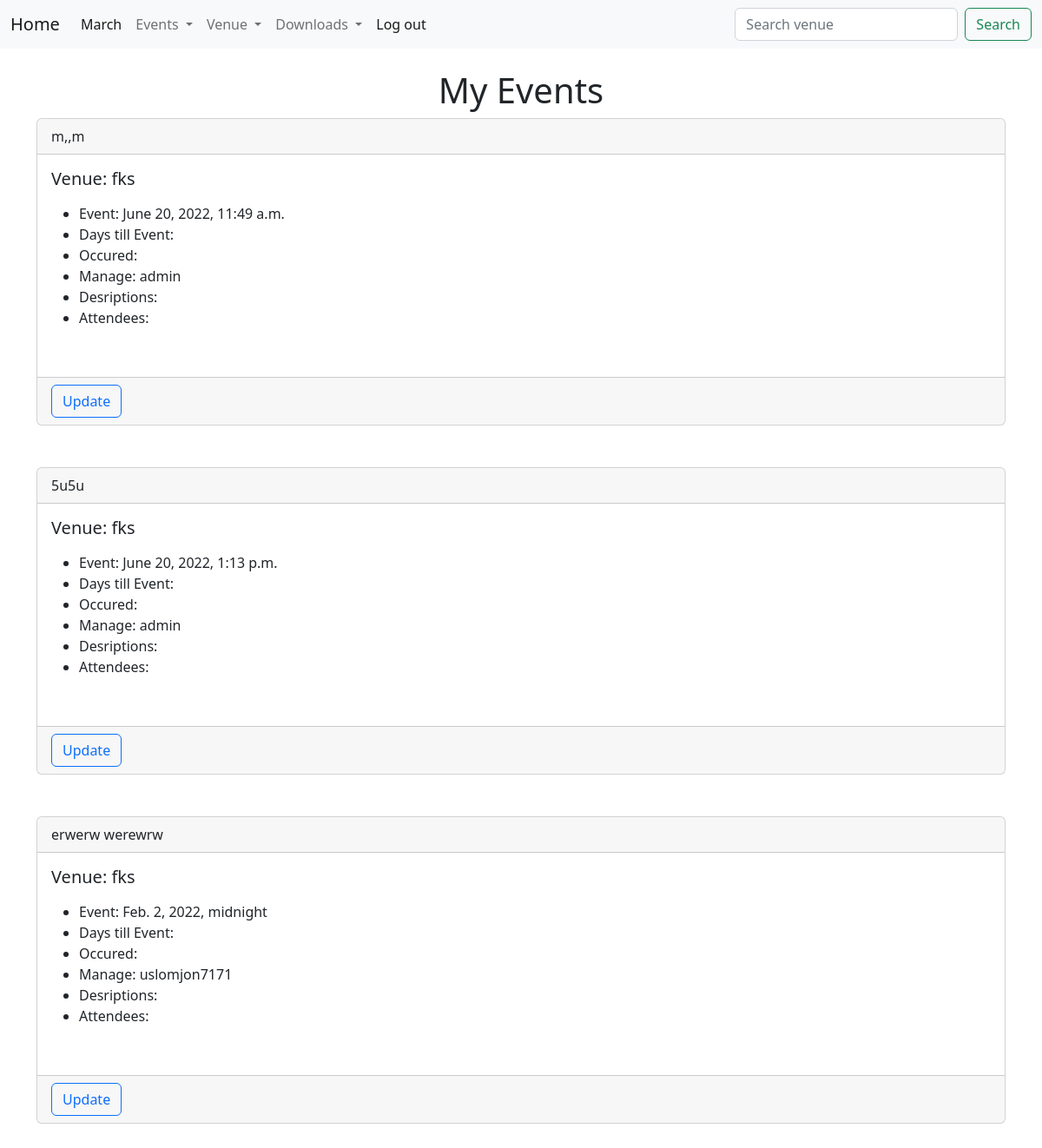
The app's page /my_events (signed in), older data.
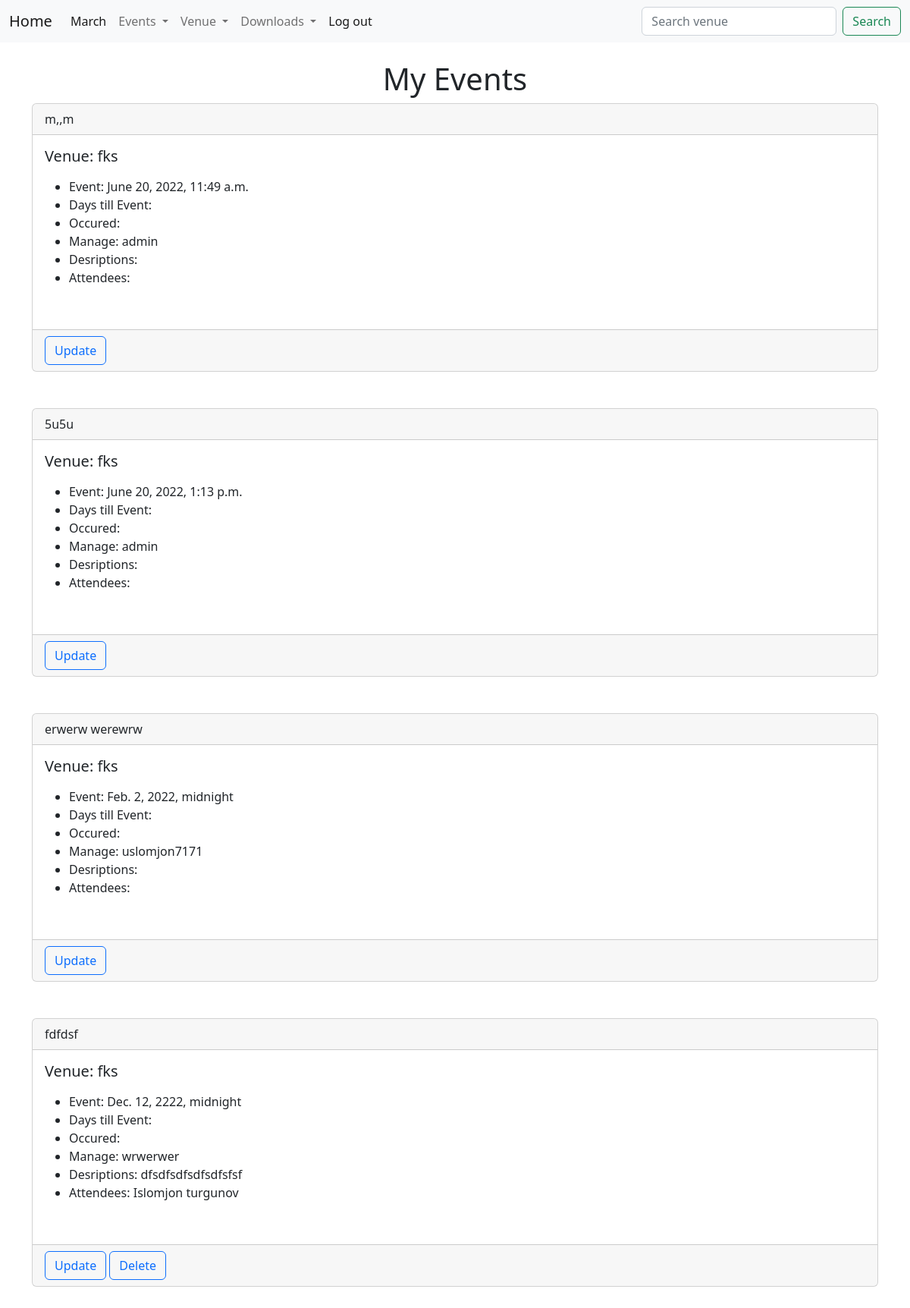
The same page, newer data.
### djangowedapp1/models.py (models this page shows, shortened)
class Event(models.Model):
    name = models.CharField("Event name", max_length=120)
    event_date = models.DateTimeField("Event date")
    venue = models.ForeignKey(Venue, blank=True, null=True, on_delete=models.CASCADE)
    manager = models.ForeignKey(User, blank=True, null=True, on_delete=models.SET_NULL)
    description = models.TextField(blank=True)
    attendees = models.ManyToManyField(MyClubUser)
    approved = models.BooleanField("Approved", default=False)
    def __str__(self):
        return self.name

class Venue(models.Model):
    name = models.CharField("Venue name", max_length=120)
    address = models.CharField( max_length=120)
    zip_code = models.CharField("Zip code", max_length=120)
    phone = models.CharField("Contact number", max_length=120)
    web = models.URLField("Website address")
    email_adress = models.EmailField("Email", max_length=254)
    owner = models.IntegerField("Venue owner", blank=False,default=1)
    image = models.ImageField(null=True, blank=True, upload_to='images/')
    def __str__(self):
        return self.name

class MyClubUser(models.Model):
    first_name = models.CharField(max_length=50)
    last_name = models.CharField(max_length=50)
    email = models.EmailField("User email")
    def __str__(self):
        return self.first_name + " "+ self.last_name

### djangowedapp1/views.py (the view)
# urls.py: path('my_events', my_events, name="my_events"),
def my_events(request):
    if request.user.is_authenticated:  # whether loged in or not
        events = Event.objects.all()
        return render(request, 'events/my_events.html', {'events': events})
    else:
        messages.success(request, ("You are not manager"))
        return redirect('home ')

### djangowedapp1/templates/events/my_events.html (shortened to what this page needs)
<!DOCTYPE html>
<html>
    <head>
        <link rel="stylesheet" href="">
    </head>
    <body>
        {% extends 'events/base.html' %}
{% block content %}
<center>
    <h1> My Events </h1>
</center>
    {% for event in events %}
    <div class="card">
        <div class="card-header">
            {{ event }}
        </div>
        <div class="card-body">
          <h5 class="card-title">Venue: {{ event.venue }}</h5>
          <p class="card-text">
    <ul>
        <li>Event: {{ event.event_date }}</li>
        <li>Days till Event: {{ events.Days_till }}</li>
        <li>Occured: {{ events.till_past }}</li>
        <li>Manage: {{ event.manager }}</li>
        <li>Desriptions: {{ event.description }}   </li>
        <li>Attendees:
        {% for attends in event.attendees.all %}
        {{ attends }}
        {% endfor %}
    </li>
    <br/>
    </ul>
        </p>
        </div>
        <div class="card-footer text-muted">
            <a href ="{% url 'update_event' event.id %}" class="btn btn-outline-primary"  >Update</a>
            {% if user.is_authenticated %}
        {% if user == event.manager %}
            <a href ="{% url 'delete_event' event.id %}" class="btn btn-outline-primary"  >Delete</a>
            {% endif %}
            {% endif %}
        </div>
    </div>
    <br/>
    <br/>
    {% endfor %}
        {% endblock  %}

Row changes from the older to the newer data that the page shows:
added Event: name "fdfdsf", venue "fks", event_date "Dec. 12, 2222, midnight", manager "wrwerwer", description "dfsdfsdfsdfsdfsfsf", shows "Delete"
now on this page (row unchanged): MyClubUser: first_name+last_name "Islomjon turgunov"
